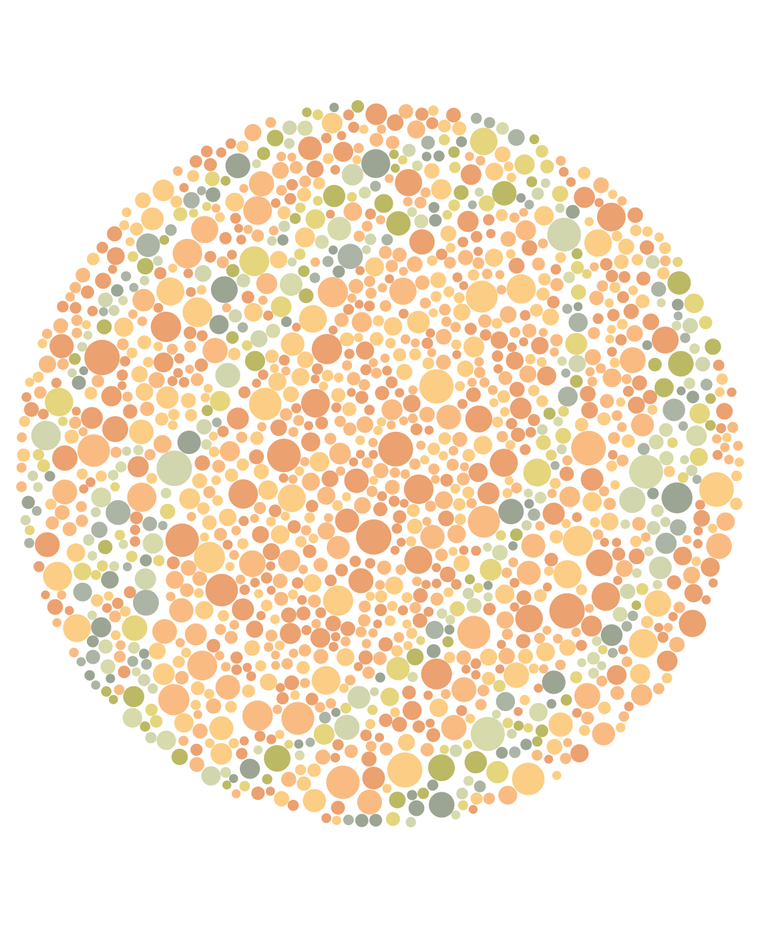
%> input picture Data Analysis/tp1/TP1/ishihara-55.png, 760 x 928 px, shrunk from 1138 x 1390 before the run
$ octave quiz.m   (GNU Octave 9; MATLAB toolbox functions it lacks are replaced by stand-ins)
%> lines starting %> are read from the running program, lines starting %| are printed output that depends on the picture
clear;
close all;
taille_ecran = get(0,'ScreenSize');
L = taille_ecran(3);
H = taille_ecran(4);
figure('Name','Separation des canaux RVB','Position',[0,0,0.67*L,0.67*H]);
figure('Name','Nuage de pixels dans le repere RVB','Position',[0.67*L,0,0.33*L,0.45*H]);

% Lecture et affichage d'une image RVB :
I = imread('ishihara-55.png');
%> I is the input picture: size 928x760x3 uint8; mean R, G, B 247, 231.3, 211.4
figure(1);				% Premiere fenetre d'affichage
subplot(2,2,1);				% La fenetre comporte 2 lignes et 2 colonnes
imagesc(I);
axis off;
axis equal;
title('Image RVB','FontSize',20);

% Decoupage de l'image en trois canaux et conversion en doubles :
R = double(I(:,:,1));
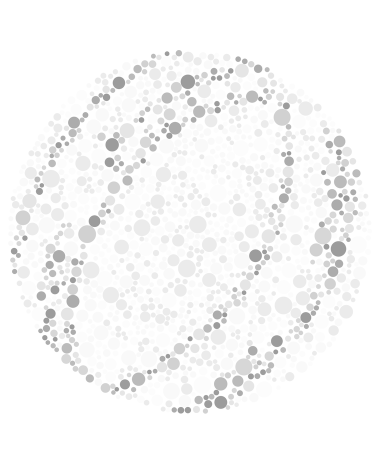
%> R: size 928x760 double (shown at 1/2 size); min 147, max 255, mean 247
V = double(I(:,:,2));
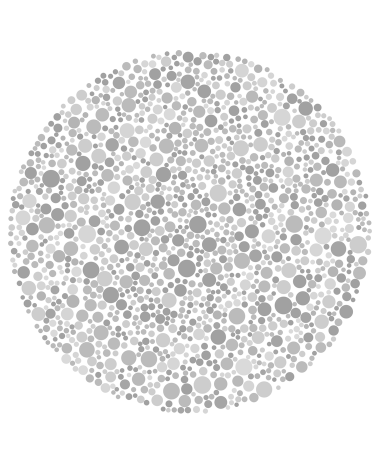
%> V: size 928x760 double (shown at 1/2 size); min 152, max 255, mean 231.3
B = double(I(:,:,3));
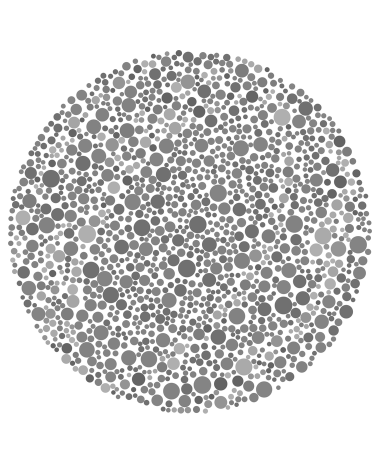
%> B: size 928x760 double (shown at 1/2 size); min 85, max 255, mean 211.4

% Affichage du canal R :
colormap gray;				% Pour afficher les images en niveaux de gris
subplot(2,2,2);
imagesc(R);
axis off;
axis equal;
title('Canal R','FontSize',20);

% Affichage du canal V :
subplot(2,2,3);
imagesc(V);
axis off;
axis equal;
title('Canal V','FontSize',20);

% Affichage du canal B :
subplot(2,2,4);
imagesc(B);
axis off;
axis equal;
title('Canal B','FontSize',20);

% Affichage du nuage de pixels dans le repere RVB :
figure(2);				% Deuxieme fenetre d'affichage
plot3(R,V,B,'b.');
axis equal;
xlabel('R');
ylabel('V');
zlabel('B');
rotate3d;
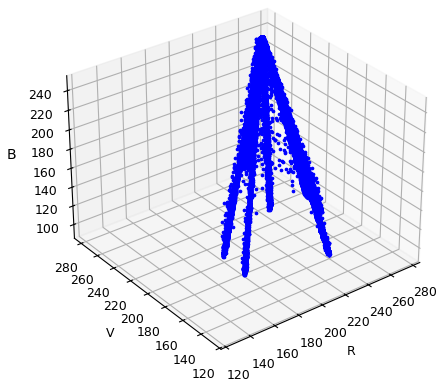
%> figure redrawn from the program's plot data

% Matrice des donnees :
X = [R(:), V(:), B(:)];			% Les trois canaux sont vectorises et concatenes

% Matrice de variance/covariance :
[n,~] = size (X);
Xc = X - ones(n, 1)*mean(X);
sigma = Xc'*Xc/n;
%> sigma = [334.8 362.3 554.4; 362.3 1107.6 1872.3; 554.4 1872.3 3437.1]

% Calcul des valeurs et vecteurs propres de la matrice sigma :
[W, D] = eig(sigma);
%> W = [-0.253 0.955 0.154; 0.863 0.151 0.481; -0.436 -0.255 0.863]; D = [54.83 0 0; 0 244.4 0; 0 0 4580.2]
D = sort (diag(D), 'descend');
%> D = [4580.2; 244.4; 54.83]
W = [ W(:,3), W(:,2), W(:,1)];
%> W = [0.154 0.955 -0.253; 0.481 0.151 0.863; 0.863 -0.255 -0.436]
C = X*W;

% Reconstruire l'image :
Dim1 = reshape(C(:,1), size(I, 1), size(I, 2));
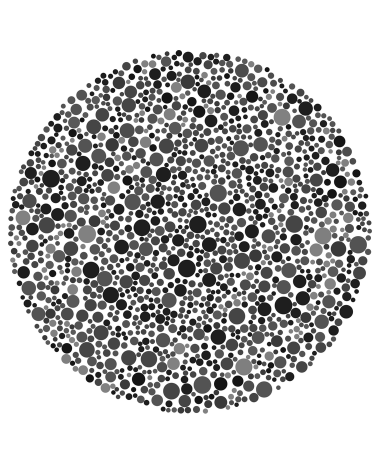
%> Dim1: size 928x760 double (shown at 1/2 size); min 187.3, max 382, mean 331.7; drawn with min black and max white
Dim2 = reshape(C(:,2), size(I, 1), size(I, 2));
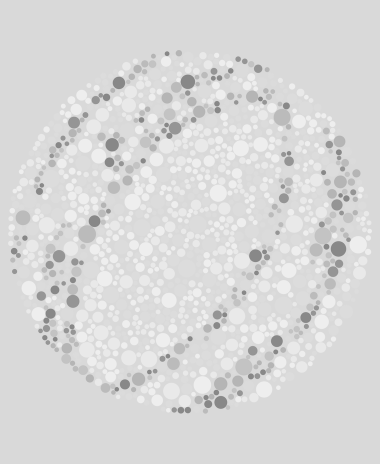
%> Dim2: size 928x760 double (shown at 1/2 size); min 128.5, max 241.8, mean 217.1
Dim3 = reshape(C(:,3), size(I, 1), size(I, 2));
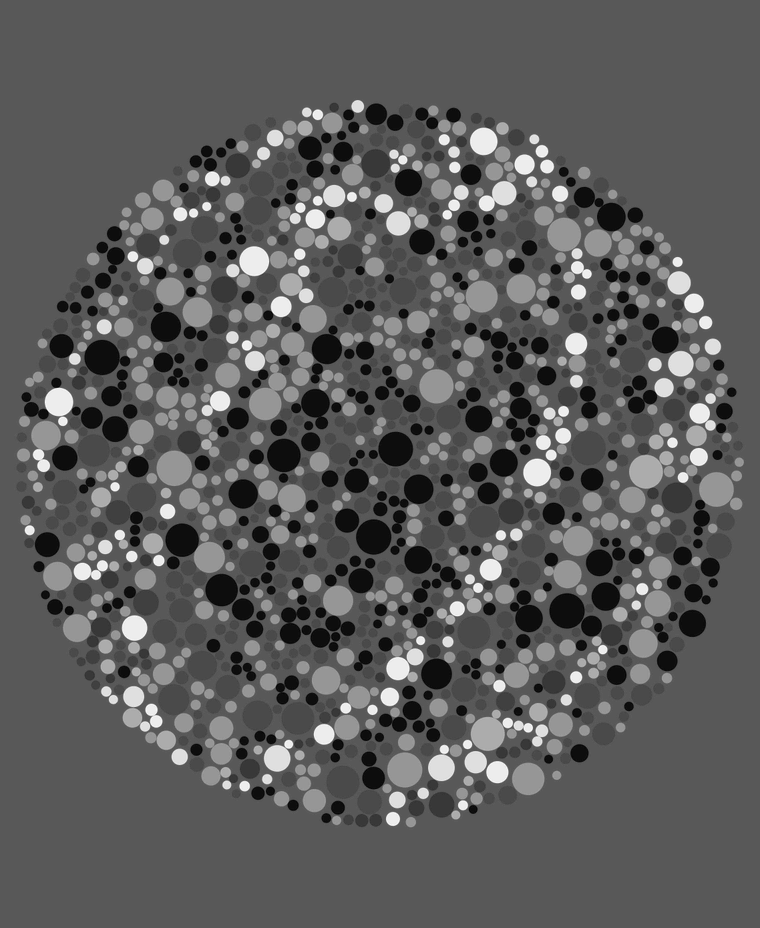
%> Dim3: size 928x760 double; min 28.14, max 74.52, mean 44.9; drawn with min black and max white

% Affichage de Dim1 :
subplot(2,2,4);
imagesc(Dim1);
axis off;
axis equal;
title('Canal Dim1','FontSize',20);

% Affichage de Dim2 :
subplot(2,2,2);
imagesc(Dim2);
axis off;
axis equal;
title('Canal Dim2','FontSize',20);

% Affichage de Dim3 :
subplot(2,2,1);
imagesc(Dim3);
axis off;
axis equal;
title('Canal Dim3','FontSize',20);

$ run again, with Data Analysis/tp1/TP1/ishihara-0.png copied over Data Analysis/tp1/TP1/ishihara-55.png
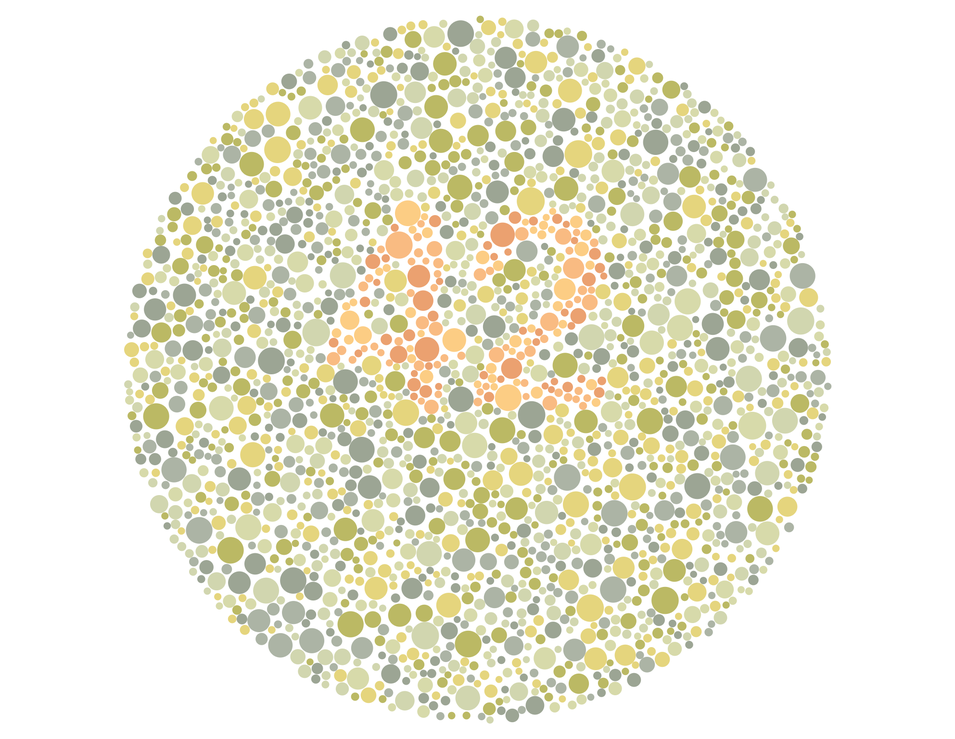
%> input picture Data Analysis/tp1/TP1/ishihara-0.png, 955 x 739 px, shrunk from 1985 x 1536 before the run
%> I is the input picture: size 739x955x3 uint8; mean R, G, B 236, 234.8, 217.5
%> `rotate3d;`:
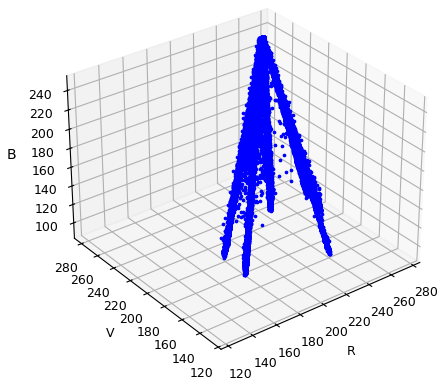
%> figure redrawn from the program's plot data
%> sigma = [911.4 843.5 1295.1; 843.5 883.6 1450.7; 1295.1 1450.7 2836.9]
%> `[W, D] = eig(sigma);`: W = [0.511 0.754 0.413; -0.837 0.326 0.44; 0.197 -0.57 0.797]; D = [27.91 0 0; 0 296.2 0; 0 0 4307.8]
%> `D = sort (diag(D), 'descend');`: D = [4307.8; 296.2; 27.91]
%> `W = [ W(:,3), W(:,2), W(:,1)];`: W = [0.413 0.754 0.511; 0.44 0.326 -0.837; 0.797 -0.57 0.197]
%> `Dim3 = reshape(C(:,3), size(I, 1), size(I, 2));`:
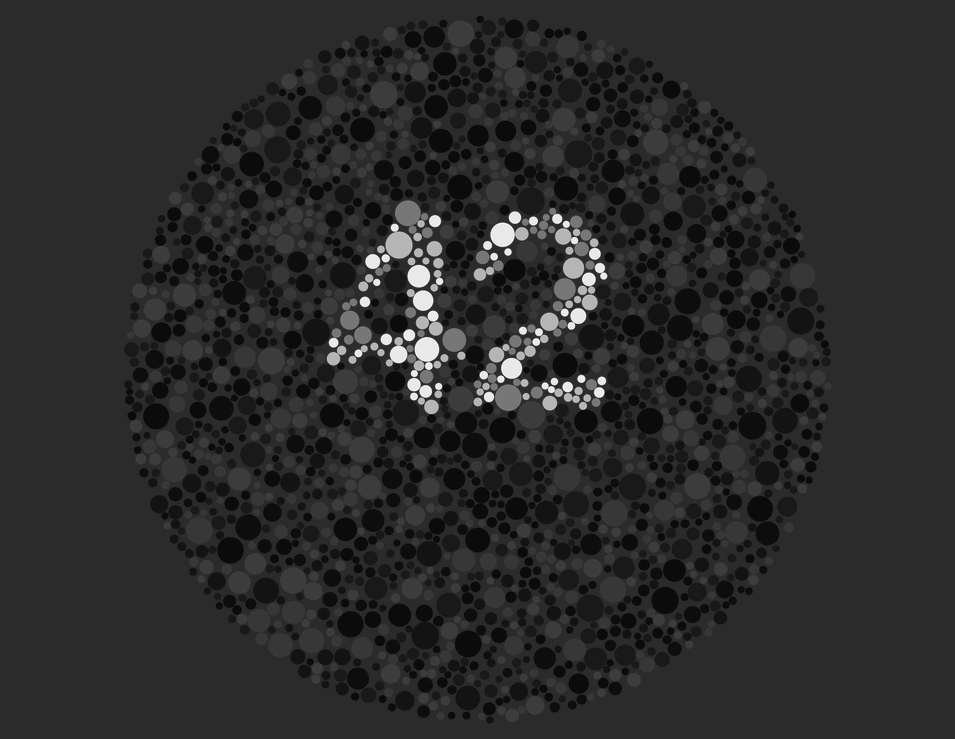
%> Dim3: size 739x955 double; min -42.18, max 11.73, mean -33.19; drawn with min black and max white

$ run again, with Data Analysis/tp1/TP1/ishihara-46.png copied over Data Analysis/tp1/TP1/ishihara-55.png
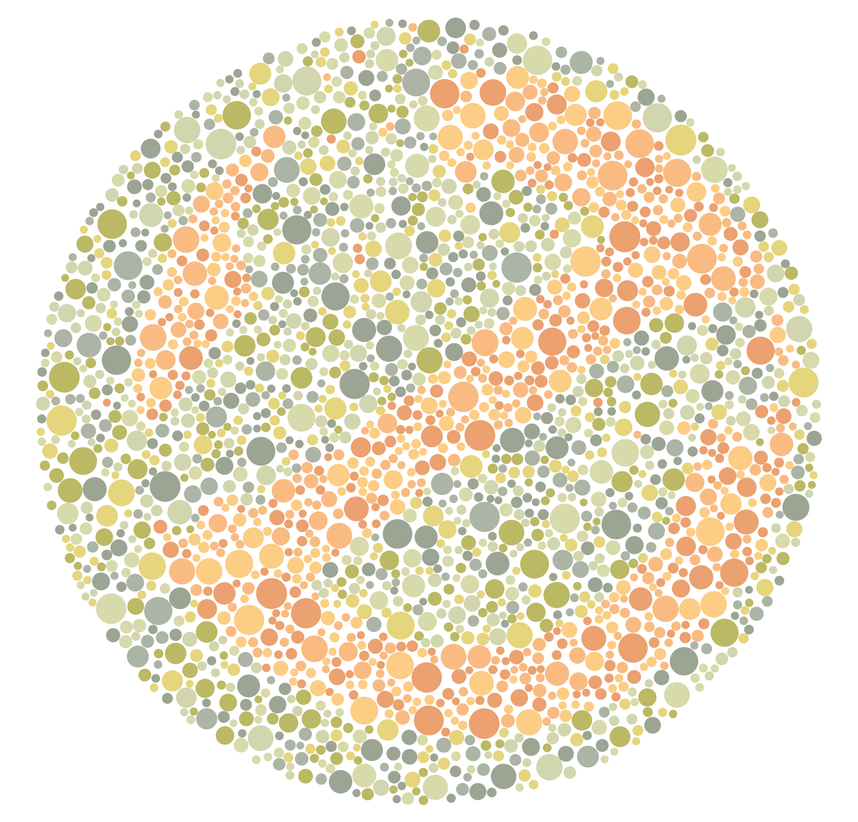
%> input picture Data Analysis/tp1/TP1/ishihara-46.png, 858 x 822 px, shrunk from 1604 x 1536 before the run
%> I is the input picture: size 822x858x3 uint8; mean R, G, B 236.6, 227.4, 204.9
%> `rotate3d;`:
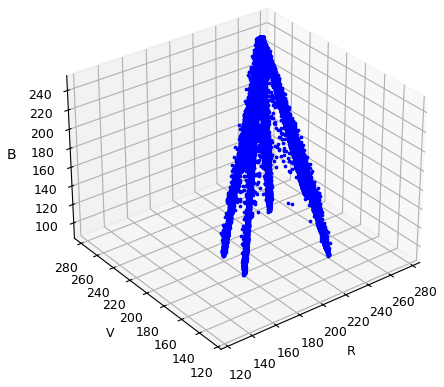
%> figure redrawn from the program's plot data
%> sigma = [850.1 721.7 1041.2; 721.7 1111 1788; 1041.2 1788 3332.1]
%> `[W, D] = eig(sigma);`: W = [0.298 0.903 0.309; -0.874 0.127 0.469; 0.385 -0.41 0.827]; D = [77.67 0 0; 0 479.7 0; 0 0 4735.7]
%> `D = sort (diag(D), 'descend');`: D = [4735.7; 479.7; 77.67]
%> `W = [ W(:,3), W(:,2), W(:,1)];`: W = [0.309 0.903 0.298; 0.469 0.127 -0.874; 0.827 -0.41 0.385]
%> `Dim3 = reshape(C(:,3), size(I, 1), size(I, 2));`:
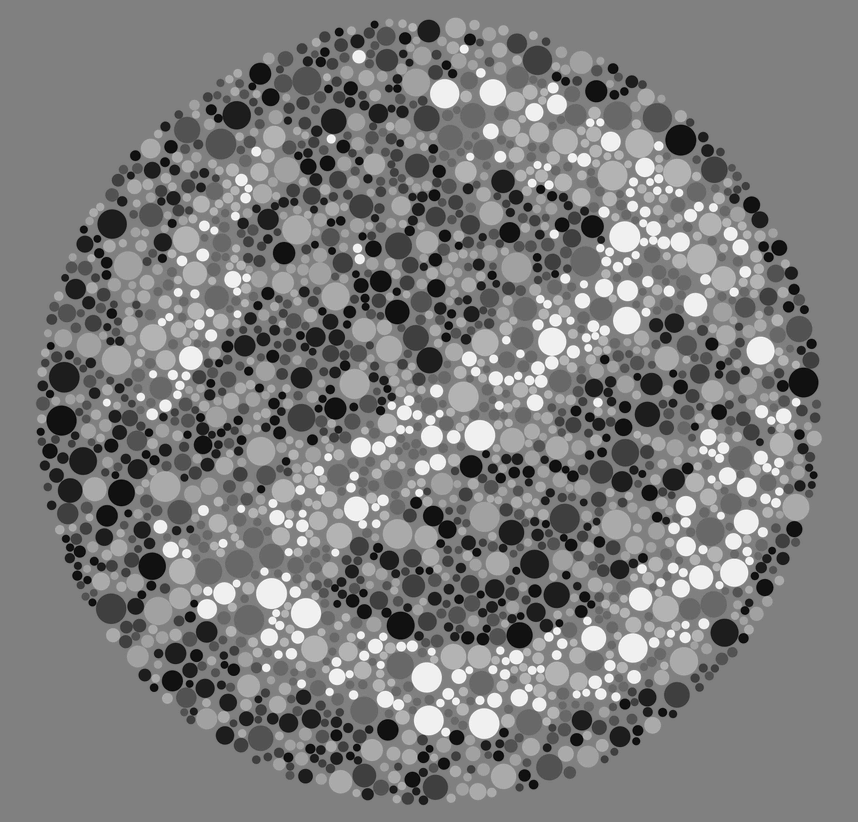
%> Dim3: size 822x858 double; min -73.14, max -24.88, mean -49.4; drawn with min black and max white
